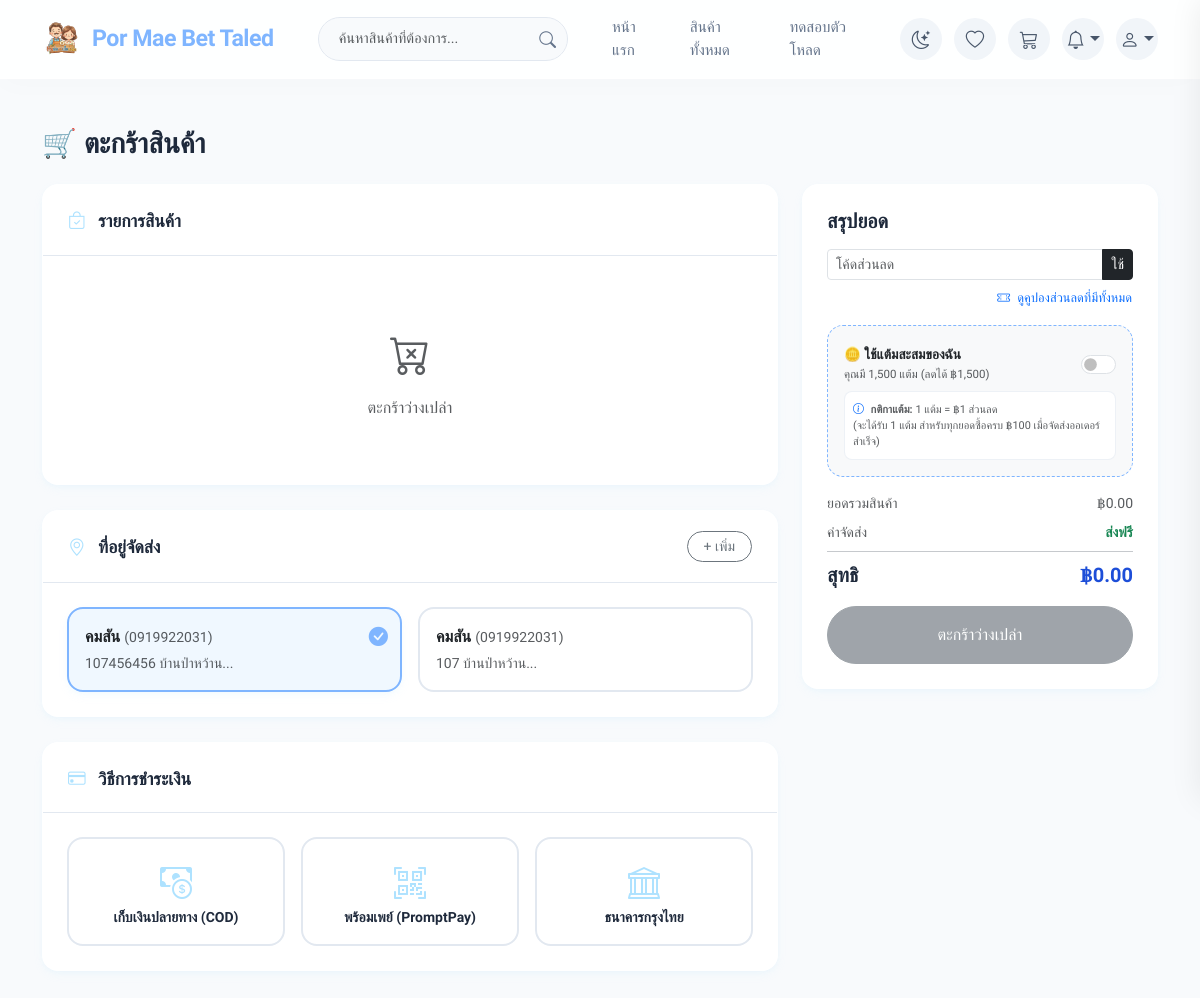
Page /cart.php (signed in) on the committed database.
### tables this page shows
CREATE TABLE `shop_settings` (
  `id` int(11) NOT NULL,
  `shop_name` varchar(255) NOT NULL,
  `address` text NOT NULL,
  `phone` varchar(50) DEFAULT NULL,
  `shop_email` varchar(255) DEFAULT NULL,
  `print_remark` text DEFAULT NULL,
  `shop_icon` varchar(255) DEFAULT 'default_icon.png',
  `smtp_host` varchar(100) DEFAULT 'smtp.gmail.com',
  `smtp_port` int(11) DEFAULT 587,
  `smtp_user` varchar(100) DEFAULT NULL,
  `smtp_pass` varchar(100) DEFAULT NULL,
  `smtp_secure` varchar(10) DEFAULT 'tls',
  `auto_flash_sale` int(11) DEFAULT 0,
  `auto_flash_discount` int(11) DEFAULT 20,
  `auto_flash_duration` int(11) DEFAULT 2,
  `welcome_promo_enabled` int(11) DEFAULT 1,
  `welcome_promo_coupon` varchar(50) DEFAULT NULL,
  `shipping_fee_fixed` decimal(10,2) DEFAULT 40.00,
  `shipping_free_threshold` decimal(10,2) DEFAULT 350.00,
  `points_earn_rate` int(11) NOT NULL DEFAULT 100,
  `points_spend_rate` int(11) NOT NULL DEFAULT 1,
  `line_notify_token` varchar(255) DEFAULT NULL,
  `openai_api_key` varchar(255) DEFAULT NULL,
  `slip_ai_provider` varchar(50) DEFAULT 'none',
  `gemini_api_key` varchar(255) DEFAULT NULL,
  `claude_api_key` varchar(255) DEFAULT NULL
);

CREATE TABLE `user_addresses` (
  `id` int(11) NOT NULL,
  `user_id` int(11) NOT NULL,
  `recipient_name` varchar(100) DEFAULT NULL,
  `phone` varchar(20) DEFAULT NULL,
  `address_line1` varchar(255) DEFAULT NULL,
  `subdistrict` varchar(100) DEFAULT NULL,
  `district` varchar(100) DEFAULT NULL,
  `province` varchar(100) DEFAULT NULL,
  `zipcode` varchar(10) DEFAULT NULL,
  `is_default` tinyint(4) DEFAULT 0
);

CREATE TABLE `payment_methods` (
  `id` int(11) NOT NULL,
  `name` varchar(100) NOT NULL,
  `type` enum('bank','promptpay','cod') NOT NULL,
  `account_number` varchar(50) DEFAULT NULL,
  `account_name` varchar(100) DEFAULT NULL,
  `status` enum('active','inactive') DEFAULT 'active'
);

CREATE TABLE `users` (
  `id` int(11) NOT NULL,
  `username` varchar(50) NOT NULL,
  `password` varchar(255) NOT NULL,
  `fullname` varchar(100) DEFAULT NULL,
  `email` varchar(100) NOT NULL,
  `role` enum('admin','user') DEFAULT 'user',
  `created_at` datetime DEFAULT current_timestamp(),
  `reset_token` varchar(255) DEFAULT NULL,
  `reset_expiry` datetime DEFAULT NULL,
  `points` int(11) NOT NULL DEFAULT 0
);

### cart.php (the view, shortened to what the rows shown need)
<?php
include 'db.php';
$user_id = $_SESSION['user_id'];
include 'header.php';
$shop = mysqli_fetch_assoc(mysqli_query($conn, "SELECT * FROM shop_settings WHERE id=1"));
$user_points = 0;
if (isset($_SESSION['user_id'])) {
    $uid = $_SESSION['user_id'];
    $up_q = mysqli_query($conn, "SELECT points FROM users WHERE id = '$uid'");
    if ($up_q && mysqli_num_rows($up_q) > 0) {
        $user_points = intval(mysqli_fetch_assoc($up_q)['points']);
    }
}
$points_earn_rate = intval($shop['points_earn_rate'] ?? 100);
$points_spend_rate = intval($shop['points_spend_rate'] ?? 1);
?>
<div class="container py-5">
    <div class="row">
        <div class="col-lg-12">
            <form method="POST" enctype="multipart/form-data" id="checkoutForm">
                <div class="row g-4">
                    <div class="col-xl-8">
                                <?php
                                $subtotal = 0;
                                ?>
                        <div class="card-modern animate__animated animate__fadeInUp" style="animation-delay: 0.1s;">
                            <div class="p-4">
                                <div class="row g-3" id="address-list-container">
                                    <?php $aq = mysqli_query($conn, "SELECT * FROM user_addresses WHERE user_id='$user_id' ORDER BY id DESC");
                                    if(mysqli_num_rows($aq)>0): $fst=true; while($ad=mysqli_fetch_assoc($aq)): ?>
                                    <div class="col-md-6 address-item-col">
                                        <label class="w-100 h-100">
                                            <div class="option-card">
                                                <i class="bi bi-check-circle-fill check-icon"></i>
                                                <div class="fw-bold text-dark mb-1"><?=$ad['recipient_name']?> <span class="text-muted fw-normal small">(<?=$ad['phone']?>)</span></div>
                                                <div class="text-muted small text-truncate"><?=$ad['address_line1']?>...</div>
                                            </div>
                                        </label>
                                    </div>
                                    <?php $fst=false; endwhile; else: ?>
                                        <div id="no-address-msg" class="text-center py-3 text-muted">ยังไม่มีที่อยู่ กรุณาเพิ่มที่อยู่ใหม่</div>
                                    <?php endif; ?>
                                </div>
                            </div>
                        </div>
                        <div class="card-modern animate__animated animate__fadeInUp" style="animation-delay: 0.2s;">
                            <div class="p-4">
                                <?php
                                $shipping_fee_fixed = floatval($shop['shipping_fee_fixed'] ?? 40.00);
                                $shipping_free_threshold = floatval($shop['shipping_free_threshold'] ?? 350.00);
                                $disc = 0;
                                $is_free_shipping_coupon = false;
                                $shipping_fee = ($subtotal >= $shipping_free_threshold || $subtotal == 0 || $is_free_shipping_coupon) ? 0 : $shipping_fee_fixed;
                                $final = max(0, $subtotal - $disc + $shipping_fee);
                                ?>
                                <div class="row g-3">
                                    <?php $pq=mysqli_query($conn,"SELECT * FROM payment_methods WHERE status='active'"); while($pm=mysqli_fetch_assoc($pq)): ?>
                                    <div class="col-6 col-md-4">
                                        <label class="w-100">
                                            <div class="option-card text-center py-3">
                                                <?php
                                                $icon_class = 'bi-wallet2';
                                                if ($pm['type'] == 'promptpay') $icon_class = 'bi-qr-code-scan';
                                                elseif ($pm['type'] == 'bank') $icon_class = 'bi-bank';
                                                elseif ($pm['type'] == 'cod') $icon_class = 'bi-cash-coin';
                                                ?>
                                                <i class="bi <?= $icon_class ?> fs-2 d-block mb-1" style="color:#AEE2FF"></i>
                                                <div class="fw-bold small"><?=$pm['name']?></div>
                                            </div>
                                        </label>
                                    </div>
                                    <?php endwhile; ?>
                                </div>
                            </div>
                        </div>
                    </div>
                    <div class="col-xl-4">
                        <div class="card-modern summary-card p-4">
                            <?php if ($user_points > 0): ?>
                                <div class="p-3 mb-3 rounded-4 border bg-light" style="border-style: dashed !important; border-color: var(--blue-hover) !important;">
                                    <div class="form-check form-switch d-flex align-items-center justify-content-between p-0 mb-2">
                                        <div style="padding-left: 0;">
                                            <label class="form-check-label fw-bold text-dark" for="use_points_toggle" style="cursor: pointer; font-size: 0.85rem;">
                                                🪙 ใช้แต้มสะสมของฉัน
                                            </label>
                                            <div class="text-muted" style="font-size: 0.72rem;">คุณมี <?= number_format($user_points) ?> แต้ม (ลดได้ ฿<?= number_format($user_points * $points_spend_rate) ?>)</div>
                                        </div>
                                        <input class="form-check-input" type="checkbox" name="use_points" id="use_points_toggle" value="1" onchange="togglePointsRedemption(this)" style="width: 2.2em; height: 1.2em; cursor: pointer; margin-left: 10px;">
                                    </div>
                                    <div class="text-muted p-2 rounded-3 bg-white points-info-box" style="font-size: 0.68rem;">
                                        <i class="bi bi-info-circle text-primary me-1"></i> <strong>กติกาแต้ม:</strong> 1 แต้ม = ฿<?= number_format($points_spend_rate) ?> ส่วนลด<br>
                                        (จะได้รับ 1 แต้ม สำหรับทุกยอดซื้อครบ ฿<?= number_format($points_earn_rate) ?> เมื่อจัดส่งออเดอร์สำเร็จ)
                                    </div>
                                </div>
                            <?php endif; ?>
                            <div class="d-flex justify-content-between fw-bold fs-5 mb-3"><span>สุทธิ</span><span style="color: var(--blue-dark) !important;">฿<span id="final_total"><?=number_format($final,2)?></span></span></div>
                        </div>
                    </div>
                </div>
            </form>
        </div>
    </div>
</div>
</body>
</html>

### header.php (shortened to what the rows shown need)
<!DOCTYPE html>
<html lang="th">
<head>
    <link href="https://cdn.jsdelivr.net/npm/bootstrap@5.3.0/dist/css/bootstrap.min.css" rel="stylesheet">
    <link rel="stylesheet" href="https://cdn.jsdelivr.net/npm/bootstrap-icons@1.11.1/font/bootstrap-icons.css">
    <link rel="stylesheet" href="https://cdnjs.cloudflare.com/ajax/libs/animate.css/4.1.1/animate.min.css"/>
    <link rel="stylesheet" href="style.css?v=2.4">
</head>
<body>
<nav class="navbar navbar-expand-lg sticky-top glass-nav">
    <div class="container">
        <a class="navbar-brand d-flex align-items-center" href="index.php">
            <img src="<?= isset($current_favicon) ? $current_favicon : 'assets/default_icon.png' ?>" alt="Logo" style="height: 40px; width: auto; margin-right: 10px; object-fit: contain;">
            <span>Por Mae <span>Bet Taled</span></span>
        </a>
    </div>
</nav>

### rows in the picture
shop_settings: shop_icon (picture), points_spend_rate "1", points_earn_rate "100", shipping_free_threshold "0.00"
user_addresses: recipient_name "คมสัน", phone "0919922031", address_line1 "107456456 บ้านป่าหว้าน"
user_addresses: recipient_name "คมสัน", phone "0919922031", address_line1 "107 บ้านป่าหว้าน"
payment_methods: name "เก็บเงินปลายทาง (COD)"
payment_methods: name "พร้อมเพย์ (PromptPay)"
payment_methods: name "ธนาคารกรุงไทย"
users: points "1,500", $user_points*$points_spend_rate "1,500"

### other values in the picture
$subtotal "0.00"
